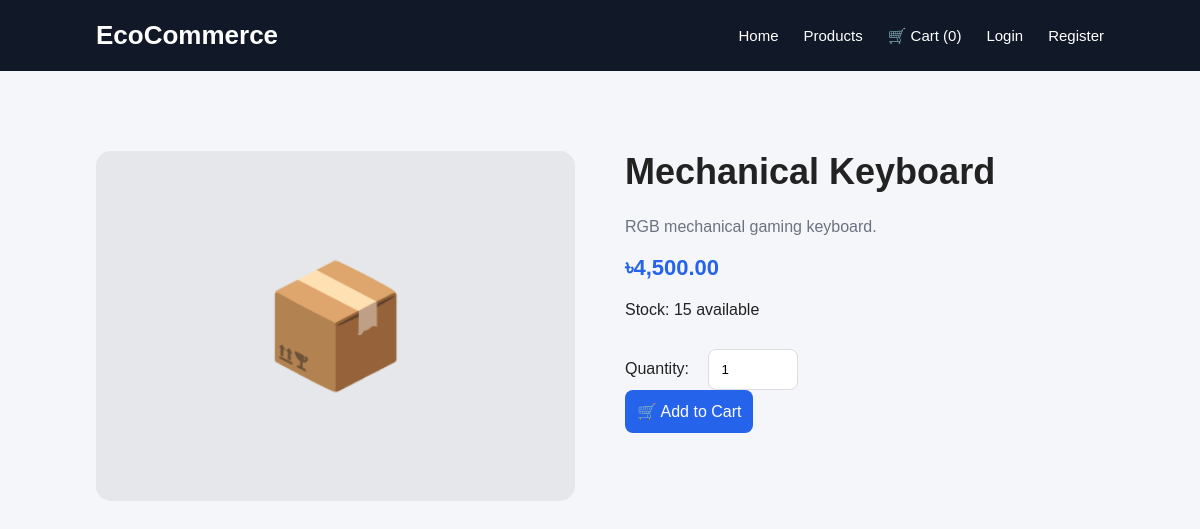
Screenshot of /product.php?id=1 with the database file from the repository.
### tables this page shows
CREATE TABLE IF NOT EXISTS products (
    id INT AUTO_INCREMENT PRIMARY KEY,
    category_id INT,
    name VARCHAR(200) NOT NULL,
    slug VARCHAR(220) NOT NULL UNIQUE,
    description TEXT,
    price DECIMAL(10,2) NOT NULL,
    stock INT NOT NULL DEFAULT 0,
    image VARCHAR(255),
    created_at TIMESTAMP DEFAULT CURRENT_TIMESTAMP,

    FOREIGN KEY (category_id)
        REFERENCES categories(id)
        ON DELETE SET NULL
);

### product.php (the view, shortened to what this page needs)
<?php
require_once __DIR__ . "/config/database.php";
$id = filter_input(INPUT_GET, "id", FILTER_VALIDATE_INT);
$stmt = $pdo->prepare(
    "SELECT * FROM products WHERE id = ?"
);
$stmt->execute([$id]);
$product = $stmt->fetch();
?>
<!DOCTYPE html>
<html lang="en">
<head>
    <link rel="stylesheet"
          href="assets/css/style.css">
</head>
<body>
<?php include "includes/navbar.php"; ?>
<section class="product-details">
    <div class="product-details-image">
        📦
    </div>
    <div class="product-details-info">
        <h1>
            <?= htmlspecialchars($product["name"]) ?>
        </h1>
        <p class="description">
            <?= nl2br(htmlspecialchars(
                $product["description"] ?? ""
            )) ?>
        </p>
        <h2 class="price">
            ৳<?= number_format($product["price"], 2) ?>
        </h2>
        <p>
            Stock:
            <?= (int)$product["stock"] ?>
            available
        </p>
        <?php if ($product["stock"] > 0): ?>
            <form action="actions/add-to-cart.php"
                  method="POST"><?= csrf() ?>
                <label for="quantity">
                    Quantity:
                </label>
                <input type="number"
                       id="quantity"
                       name="quantity"
                       value="1"
                       min="1"
                       max="<?= (int)$product["stock"] ?>"
                       required>
                <button type="submit"
                        class="product-btn">
                    🛒 Add to Cart
                </button>
            </form>
        <?php else: ?>
            <p class="out-of-stock">
                Out of Stock
            </p>
        <?php endif; ?>
    </div>
</section>
</body>
</html>

### assets/css/style.css (style rules this page uses)
* { margin: 0; padding: 0; box-sizing: border-box; }
html { scroll-behavior: smooth; }
body { font-family: Arial, sans-serif; background: #f5f6fa; color: #222; }
.description { color: #6b7280; font-size: 14px; margin-bottom: 15px; }
.price { color: #2563eb; font-size: 22px; font-weight: bold; margin-bottom: 20px; }
.product-btn { display: block; padding: 12px; text-align: center; background: #2563eb; color: white; text-decoration: none; border-radius: 8px; }
.product-details { display: grid; grid-template-columns: 1fr 1fr; gap: 50px; padding: 80px 8%; max-width: 1300px; margin: auto; }
.product-details-image { background: #e5e7eb; border-radius: 15px; min-height: 350px; display: flex; justify-content: center; align-items: center; font-size: 120px; }
.product-details-info h1 { font-size: 36px; margin-bottom: 20px; }
.product-details-info .description { font-size: 16px; line-height: 1.7; }
.product-details-info form { margin-top: 30px; }
.product-details-info input { padding: 12px; width: 90px; border: 1px solid #ddd; border-radius: 8px; margin: 0 15px; }
.product-details-info button { border: none; cursor: pointer; font-size: 16px; }

### rows the page displays
products: name "Mechanical Keyboard", description "RGB mechanical gaming keyboard.", price "4,500.00", stock "15"

### other values shown
$cartCount "0"
